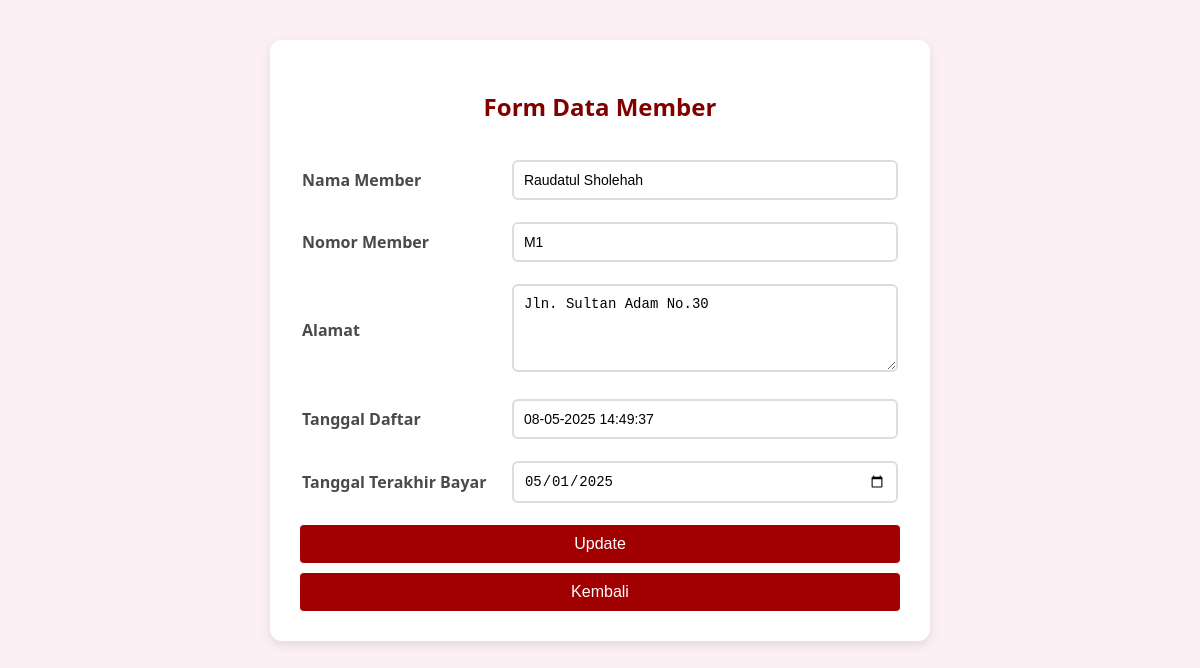
/FormMember.php?id_member=1, run on the app's committed database.
### tables this page shows
CREATE TABLE `member` (
  `id_member` int(11) NOT NULL,
  `nama_member` varchar(250) NOT NULL,
  `nomor_member` varchar(15) DEFAULT NULL,
  `alamat` text DEFAULT NULL,
  `tgl_mendaftar` datetime DEFAULT current_timestamp(),
  `tgl_terakhir_bayar` date DEFAULT NULL
);

### Koneksi.php (called while the page is built)
<?php
function Koneksi()
{
    try {
        $pdo_conn = new PDO(
            'mysql:host=localhost;dbname=prak501',
            'root',
            '',
            array(PDO::ATTR_ERRMODE, PDO::ERRMODE_EXCEPTION, PDO::ATTR_PERSISTENT => true)
        );
    } catch (PDOException $e) {
        print "Koneksi atau query sedang bermasalah: " . $e->getMessage() . "<br/>";
        die();
    }
    return $pdo_conn;
}

### Model.php (called while the page is built, shortened)
<?php
require('./Koneksi.php');
function GetMember($id_member)
{
    $stmt = Koneksi()->prepare("SELECT * FROM member WHERE id_member = :id_member");
    $stmt->execute([':id_member' => $id_member]);
    return $stmt->fetch(PDO::FETCH_ASSOC);
}

### FormMember.php (the view, shortened to what this page needs)
<?php
require('./Model.php');
$result = null;
$editMode = isset($_GET['id_member']);
if ($editMode) {
    $result = GetMember($_GET['id_member']);
}
?>
<!DOCTYPE html>
<html lang="id">
<head>
</head>
<body>
    <form action="" method="post">
        <h2>Form Data Member</h2>
        <table>
            <tr>
                <td>Nama Member</td>
                <td>
                    <input type="text" name="nama_member" required value="<?= $editMode ? htmlspecialchars($result['nama_member']) : '' ?>">
                </td>
            </tr>
            <tr>
                <td>Nomor Member</td>
                <td>
                    <input type="text" name="nomor_member" required value="<?= $editMode ? htmlspecialchars($result['nomor_member']) : '' ?>">
                </td>
            </tr>
            <tr>
                <td>Alamat</td>
                <td>
                    <textarea name="alamat" rows="4" required><?= $editMode ? htmlspecialchars($result['alamat']) : '' ?></textarea>
                </td>
            </tr>
            <?php if ($editMode): ?>
                <tr>
                    <td>Tanggal Daftar</td>
                    <td>
                        <input type="text" value="<?= date('d-m-Y H:i:s', strtotime($result['tgl_mendaftar'])) ?>" readonly>
                    </td>
                </tr>
            <?php endif; ?>
            <tr>
                <td>Tanggal Terakhir Bayar</td>
                <td>
                    <input type="date" name="tgl_terakhir_bayar" required value="<?= $editMode ? $result['tgl_terakhir_bayar'] : date('Y-m-d') ?>">
                </td>
            </tr>
        </table>
        <button class="btn-action" type="submit" name="<?= $editMode ? 'update' : 'submit' ?>">
            <?= $editMode ? 'Update' : 'Tambah' ?>
        </button>
        <button class="btn-action" type="button" onclick="window.location.href='Member.php';">Kembali</button>
    </form>
</body>
</html>

### FormMember.php (style rules this page uses)
body { font-family: 'Segoe UI', Tahoma, Geneva, Verdana, sans-serif; background-color: #fdf0f5; margin: 0; padding: 40px; display: flex; justify-content: center; align-items: flex-start; }
form { width: 600px; background-color: #fff; border-radius: 12px; box-shadow: 0 4px 12px rgba(0, 0, 0, 0.1); padding: 30px; }
h2 { text-align: center; color: #800000; margin-bottom: 25px; }
table { width: 100%; }
td { padding: 10px 0; }
td:first-child { width: 35%; font-weight: bold; color: #4a4a4a; }
input[type="text"], input[type="date"], input[type="datetime-local"], textarea { width: 100%; padding: 10px; border: 2px solid #ddd; border-radius: 6px; font-size: 14px; box-sizing: border-box; }
textarea { resize: vertical; }
.btn-action { width: 100%; padding: 10px; background-color: #a00000; color: white; border: none; border-radius: 4px; cursor: pointer; font-size: 16px; margin-top: 10px; }

### data on the page
member: nama_member "Raudatul Sholehah", nomor_member "M1", alamat "Jln. Sultan Adam No.30", tgl_mendaftar "08-05-2025 14:49:37", tgl_terakhir_bayar "05/01/2025"
